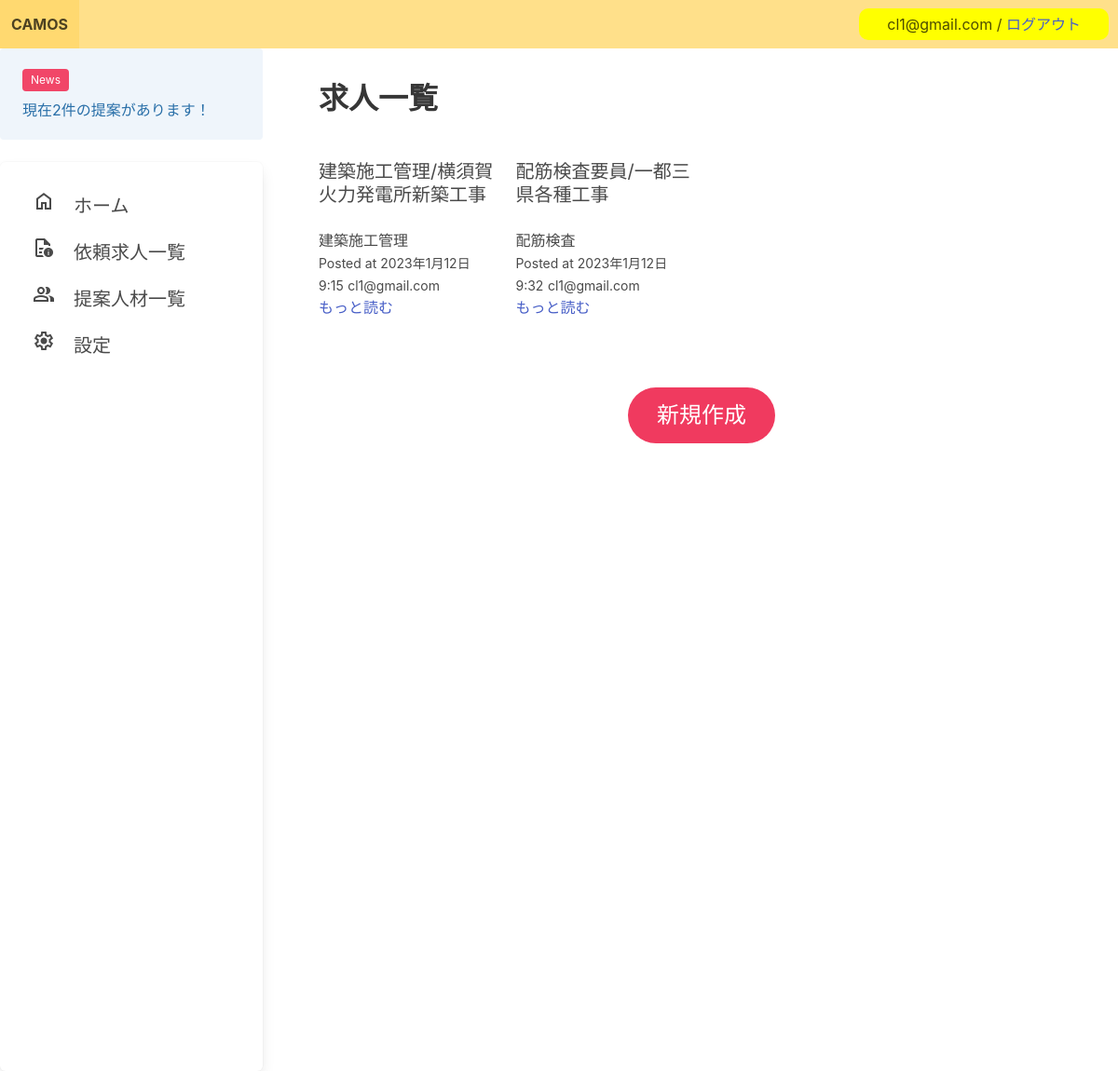
/camos_app/client_job_list (signed in), run on the app's committed database.
### camos_app/models.py (models this page shows)
class Users(AbstractBaseUser, PermissionsMixin):
    username = models.CharField(max_length=255)
    email = models.EmailField(max_length=255, unique=True)
    company_name = models.CharField(max_length=255, unique=True)
    user_type = models.CharField(max_length=10)
    site_name = models.CharField(max_length=255, null=True)
    capital = models.IntegerField(null=True)
    website = models.URLField(null=True)
    permit_license = models.FileField(null=True, upload_to='camos_app/')
    is_active = models.BooleanField(default=True)
    is_staff = models.BooleanField(default=False)
    USERNAME_FIELD = 'email'
    REQUIRED_FIELDS = ['username']
    objects = UserManager()
    class Meta:
        db_table = 'users'
    def __str__(self):
        return self.email

class Post(models.Model):
    title = models.CharField(max_length=255)
    job = models.CharField(max_length=255)
    qualification = models.CharField(max_length=255)
    location = models.CharField(max_length=255)
    price = models.IntegerField()
    body = models.TextField()
    agent = models.CharField(max_length=255)
    data_added = models.DateTimeField(auto_now_add=True)
    create_user = models.ForeignKey(get_user_model(),on_delete=models.CASCADE)
    create_user_company = models.CharField(max_length=255)

### camos_app/views.py (the view)
# urls.py: path('client_job_list', views.client_job_list, name="client_job_list"),
@login_required
def client_job_list(request):
    people_all = Person.objects.all()
    person_cnt = 0
    for person in people_all:
        if person.job.create_user == request.user:
            person_cnt += 1
    posts = Post.objects.all()
    return render(request, "camos_app/client_job_list.html", context = {
        "posts": posts,
        "person_cnt": person_cnt,
    })

### templates/camos_app/client_job_list.html (shortened to what this page needs)
{% extends "camos_app/client_base.html" %}
{% block content %}
<h1 class="title">求人一覧</h1>
<br>
<div class="columns is-multiline">
    {% for post in posts %}
    {% if post.create_user == request.user %}
    <div class="column is-centered is-one-quarter">
        <h2 class="subtitle">{{post.title}}</h2>
        <p>{{post.job}}</p>
        <small>Posted at {{post.data_added}}</small>
        <small>{{post.create_user}}</small>
        <br>
        <a href="{% url 'camos_app:client_job_detail' post.id %}">もっと読む</a>
    </div>
    {% endif %}
    {% endfor %}
</div>
<div class="has-text-centered">
    <a href={% url 'camos_app:client_job_create' %}><button class="button is-danger is-rounded is-large is-hovered" style="margin: 50px;">新規作成</button></a>
</div>
{% endblock %}

### templates/camos_app/client_base.html (shortened to what this page needs)
<!DOCTYPE html>
<html lang="ja">
<head>
    <link rel="stylesheet" href="https://cdn.jsdelivr.net/npm/bulma@0.9.4/css/bulma.min.css">
</head>
<body>
    <nav class="navbar is-warning" style="display: flex; justify-content:space-between; align-items: center;">
            <div class="navbar-brand">
            <a id="back" href="{% url 'camos_app:client_home' %}" class="navbar-item">
                <strong>CAMOS</strong>
            </a>
            </div>
            <div style="margin-right: 10px; padding: 5px 30px; background-color: yellow; border-radius: 10px;">
                {% if request.user.is_authenticated %}
                <div>{{request.user}} / <a href="{% url 'camos_app:user_logout' %}">ログアウト</a></div>
                {% else %}
                <a href="{% url 'client_login' %}">ログイン</a>
                {% endif %}
            </div>
    </nav>
    <div class="columns">
        <div class="submenu column is-3" style="height: 1000px;">
            <aside class="notification is-info is-light">
            <div class="mb-2">
                <span class="tag is-danger">News</span>
            </div>
            <div>
                現在{{person_cnt}}件の提案があります！
            </div>
            </aside>
            <aside class="box menu" style="height: 100%;">
            <ul class="menu-list">
                <li class="is-size-5"><a href="{% url 'camos_app:client_home' %}"><span class="material-symbols-outlined">home</span>　ホーム</a></li>
                <li class="is-size-5"><a href="{% url 'camos_app:client_job_list' %}"><span class="material-symbols-outlined">quick_reference</span>　依頼求人一覧</a></li>
                <li class="is-size-5"><a href="{% url 'camos_app:client_worker_list' %}"><span class="material-symbols-outlined">group</span>　提案人材一覧</a></li>
                <li class="is-size-5"><a href="{% url 'camos_app:client_settings' %}"><span class="material-symbols-outlined">settings</span>　設定</a></li>
            </ul>
            </aside>
        </div>
        <section class="section column">
            <div>{% block content %} {% endblock %}</div>
        </section>
    </div>
</body>
</html>

### data on the page
Users: user "cl1@gmail.com"
Post: title "建築施工管理/横須賀火力発電所新築工事", job "建築施工管理", data_added "2023年1月12日9:15", create_user "cl1@gmail.com"
Post: title "配筋検査要員/一都三県各種工事", job "配筋検査", data_added "2023年1月12日9:32", create_user "cl1@gmail.com"

### other printed values
{{ person_cnt }} "2"
